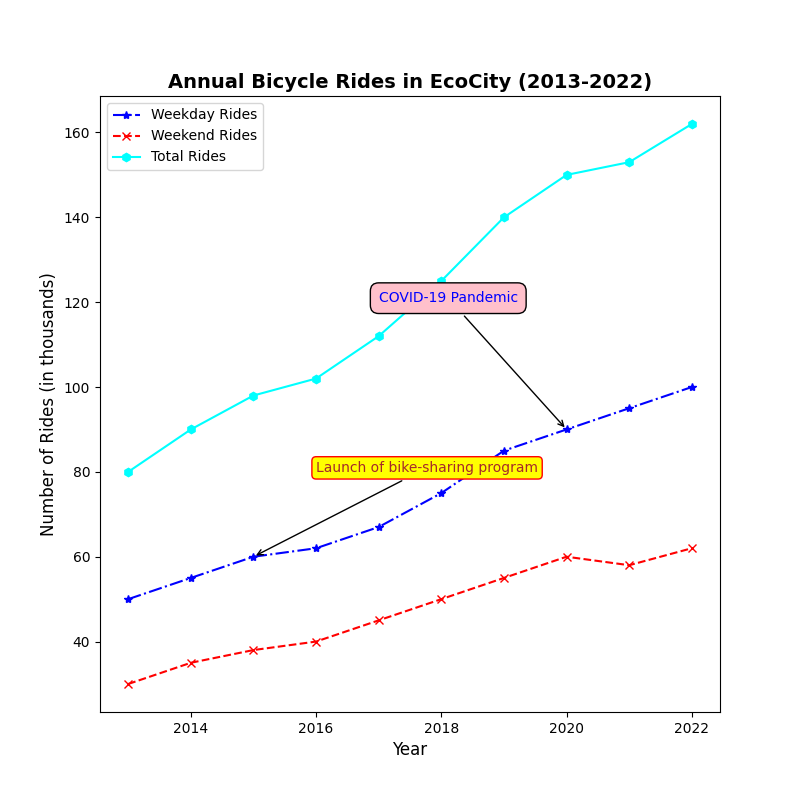

This figure's Python source:
import numpy as np
import matplotlib.pyplot as plt

# Data
years = np.array([2013, 2014, 2015, 2016, 2017, 2018, 2019, 2020, 2021, 2022])
weekday_rides = np.array([50, 55, 60, 62, 67, 75, 85, 90, 95, 100])
weekend_rides = np.array([30, 35, 38, 40, 45, 50, 55, 60, 58, 62])
total_rides = weekday_rides + weekend_rides

# Initialize figure
fig, ax1 = plt.subplots(figsize=(8, 8))

# Plot
ax1.plot(years, weekday_rides, marker='*', linestyle='-.', color='blue', label='Weekday Rides')
ax1.plot(years, weekend_rides, marker='x', linestyle='--', color='red', label='Weekend Rides')
ax1.plot(years, total_rides, marker='h', linestyle='-', color='cyan', label='Total Rides')

ax1.set_title('Annual Bicycle Rides in EcoCity (2013-2022)', fontsize=14, fontweight='bold')
ax1.set_xlabel('Year', fontsize=12)
ax1.set_ylabel('Number of Rides (in thousands)', fontsize=12)
ax1.legend(loc='best', fontsize=10)
ax1.grid(visible=False)

# Annotations
ax1.annotate('Launch of bike-sharing program', xy=(2015, 60), xytext=(2016, 80),
             bbox=dict(boxstyle='round,pad=0.3', edgecolor='red', facecolor='yellow'),
             arrowprops=dict(facecolor='grey', arrowstyle='->'),
             fontsize=10, color='brown')

ax1.annotate('COVID-19 Pandemic', xy=(2020, 90), xytext=(2017, 120),
             bbox=dict(boxstyle='round,pad=0.6', edgecolor='black', facecolor='pink'),
             arrowprops=dict(facecolor='purple', arrowstyle='->'),
             fontsize=10, color='blue')

# Display the plot
plt.show()
